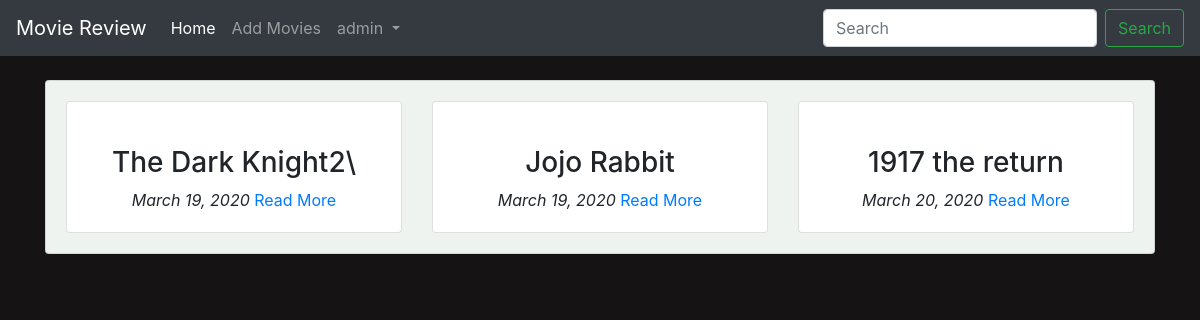
The app's page / (signed in) with its own data.
### main/models.py (models this page shows, shortened)
class Movie(models.Model):
    name = models.CharField(max_length=300)
    director = models.CharField(max_length=300)
    cast = models.CharField(max_length=800)
    description = models.TextField(max_length=5000)
    release_date = models.DateField()
    averageRating = models.FloatField(default=0)
    image = models.URLField(default=None, null=True)

### main/views.py (the view)
# urls.py: path('', views.home, name="home"),
def home(request):
    allMovies = Movie.objects.all()  # select * from movie
    context = {
        "movies": allMovies,
    }
    return render(request, 'main/index.html', context)

### main/templates/main/index.html (shortened to what this page needs)
{% extends 'main/base.html' %}
{% block content %}
<div class="container">
    <br>
    <div class="card" id="backdrop">
        <div class="card-body">
            <div class="row">
                {% for movie in movies %}
                <div class="col-md-4">
                    <div class="card">
                        <div class="card-body">
                            <div class="text-center">
                            <h3 class="text-center">{{ movie.name }}</h3>
                            <i class="text-center">{{ movie.release_date }}</i>
                            <a href="{% url 'main:detail' movie.id %}">Read More</a>
                        </div>
                        </div>
                    </div>
                </div>
                {% endfor %}
            </div>
        </div>
    </div>
</div>
{% endblock %}

### main/templates/main/base.html (shortened to what this page needs)
<!doctype html>
<html lang="en">
  <head>
    <link rel="stylesheet" href="https://maxcdn.bootstrapcdn.com/bootstrap/4.0.0/css/bootstrap.min.css">
    {% load staticfiles %}
    <link rel="stylesheet" href="{% static 'css/main.css' %}">
  </head>
  <body>
    <nav class="navbar navbar-expand-lg navbar-dark bg-dark text-white">
        <a class="navbar-brand" href="{% url 'main:home' %}">Movie Review</a>
        <div class="collapse navbar-collapse" id="navbarSupportedContent">
          <ul class="navbar-nav mr-auto">
            <li class="nav-item active">
              <a class="nav-link" href="{% url 'main:home' %}">Home <span class="sr-only">(current)</span></a>
            </li>
            <li class="nav-item">
              <a class="nav-link" href="{% url 'main:add_movies' %}">Add Movies</a>
            </li>
            {% if user.is_authenticated %}
            <li class="nav-item dropdown">
              <a class="nav-link dropdown-toggle" href="#" id="navbarDropdown" role="button" data-toggle="dropdown" aria-haspopup="true" aria-expanded="false">
                {{ user.username }}
              </a>
            </li>
            {% endif %}
          </ul>
          <form class="form-inline my-2 my-lg-0">
            <input class="form-control mr-sm-2" type="search" placeholder="Search" aria-label="Search">
            <button class="btn btn-outline-success my-2 my-sm-0" type="submit">Search</button>
          </form>
        </div>
      </nav>
    {% block content %}
    {% endblock %}
  </body>
</html>

### main/static/css/main.css (style rules this page uses)
body { background-color: #151313; }
#backdrop { background-color: #eef3ef; }

### records on screen
Movie: name "The Dark Knight2\\", release_date "March 19, 2020"
Movie: name "Jojo Rabbit", release_date "March 19, 2020"
Movie: name "1917 the return", release_date "March 20, 2020"

### other values on screen
{{ user.username }} "admin"
